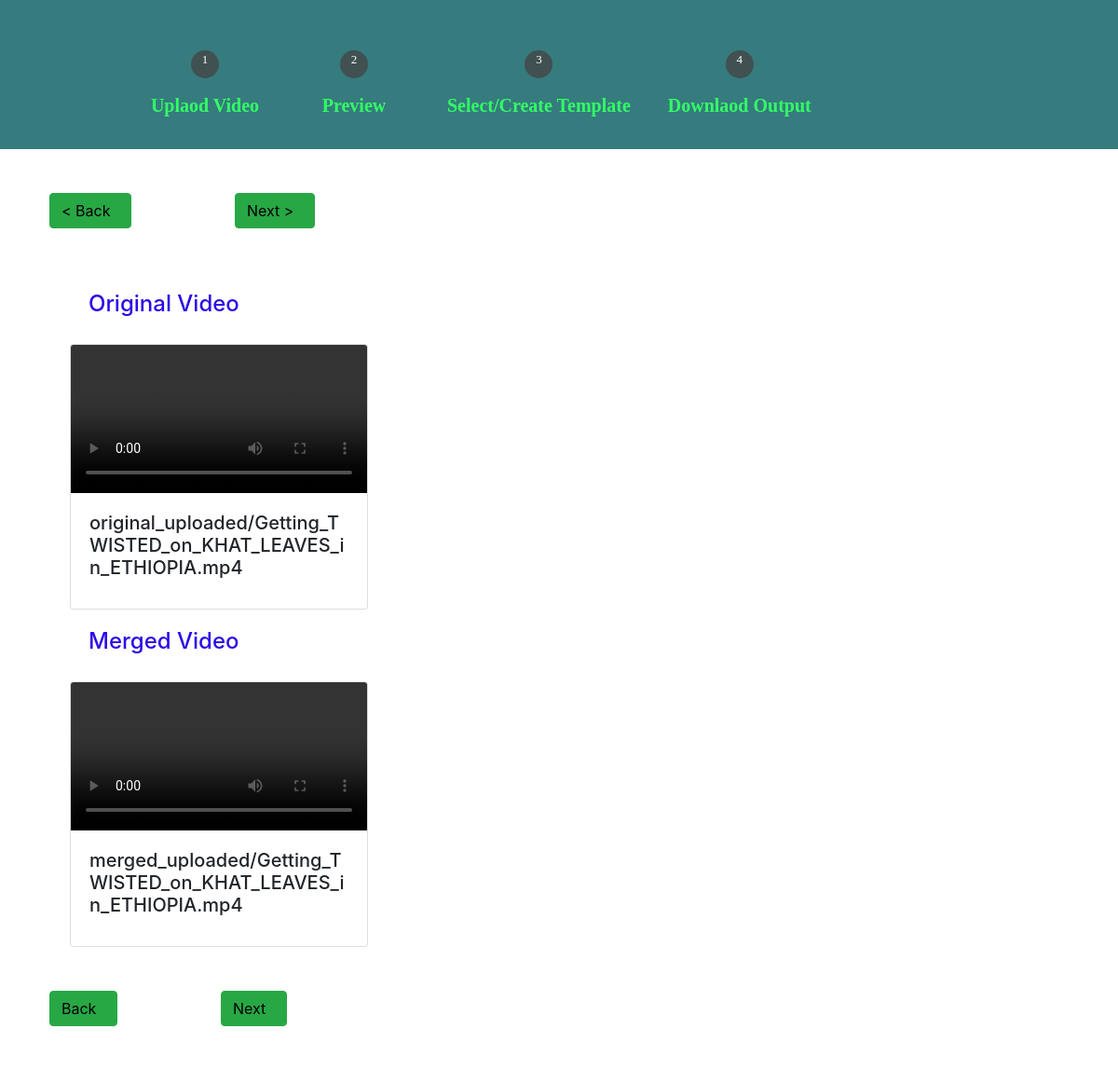
The app's page /preview, older data.
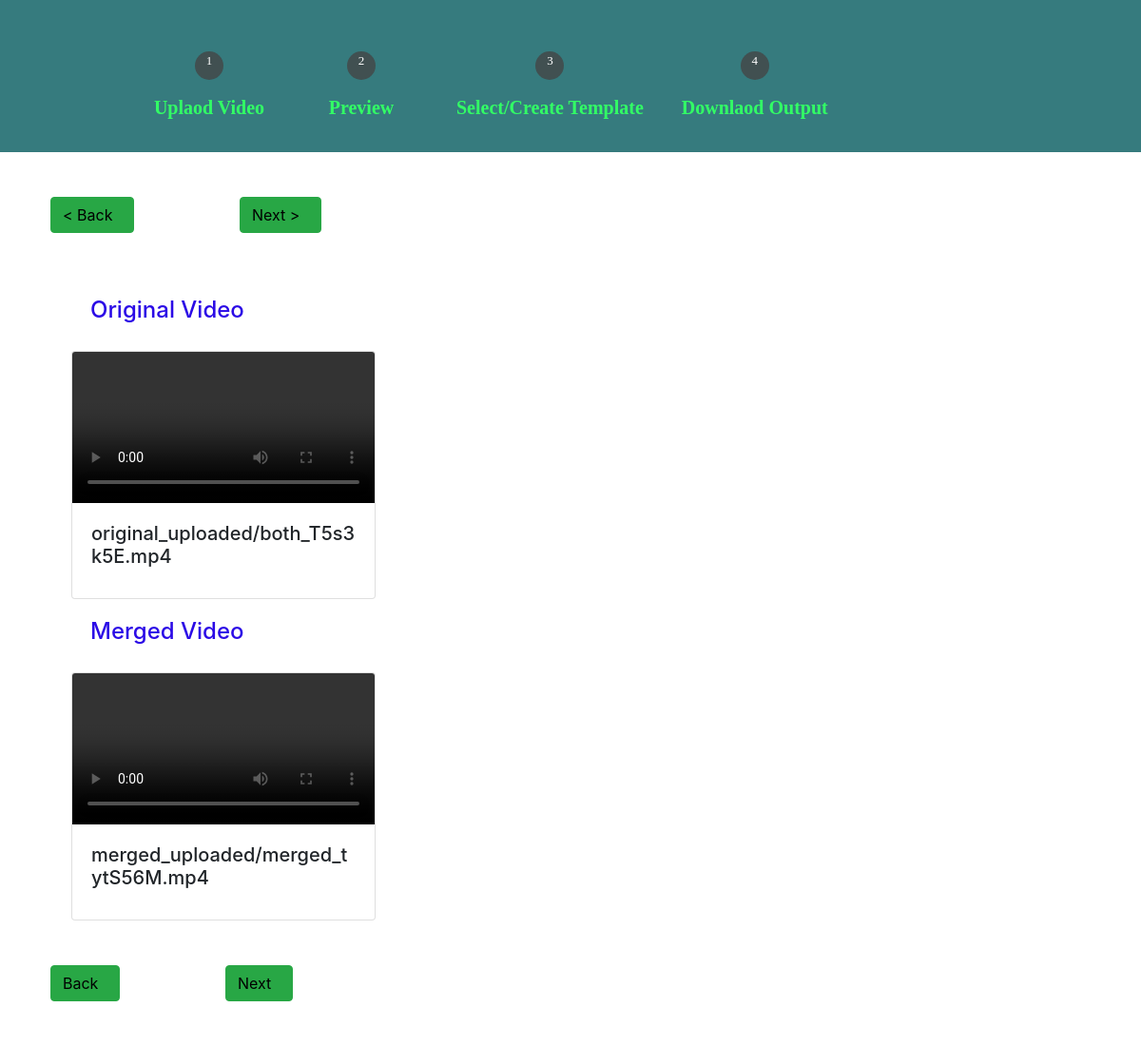
The same page, newer data.
### merger_tools/models.py (models this page shows)
class O_Video(models.Model):
    original_video = models.FileField(upload_to='original_uploaded',null=True,
        validators=[FileExtensionValidator(allowed_extensions=['MOV','avi','mp4','webm','mkv'])])

class M_Video(models.Model):
    merged_video = models.FileField(upload_to='merged_uploaded',null=True,
        validators=[FileExtensionValidator(allowed_extensions=['MOV','avi','mp4','webm','mkv'])])
    date_uploaded = models.DateTimeField(auto_now_add=True, null=True)

### merger_tools/views.py (the view)
# urls.py: path('preview', views.preview, name='preview'),
def preview(request):
    o_video = O_Video.objects.all()
    m_video = M_Video.objects.all()
    context={'o_video':o_video, 'm_video':m_video}
    return render(request, 'merger_tools/preview.html', context)

### merger_tools/templates/merger_tools/preview.html (shortened to what this page needs)
{% include 'merger_tools/bar.html' %}
{% load static %}
    <div class="sec">
      <div class="btn">
        <button class="btn btn-success"><a href="{% url 'video_merger_tools' %}"> < Back</a></button>
      </div>
      <div class="btn">
        <button class="btn btn-success"><a href="{% url 'templates' %}">Next ></a></button>
      </div>
        <div class="container">
          <h4>Original Video</h4>
          <div class="row align-items-center">
            {% for v in o_video %}
              <form action="" method="POST">
                <div class="col-6">
                  <div class="card">
                    <video src="{{v.original_video.url}}" style="display: block;" class="card-img-top" controls></video>
                    <div class="card-body">
                      <h5 class="card-title">{{v.original_video}}</h5>
                    </div>
                  </div>
                </div>
              </form>
            {% endfor %}
          </div>
        </div>
        <div class="container ">
          <h4>Merged Video</h4>
          <div class="row align-items-center">
            {% for v in m_video %}
              <form action="" method="POST">
                <div class="col-6">
                  <div class="card">
                    <video src="{{v.merged_video.url}}" style="display: block;" class="card-img-top" controls></video>
                    <div class="card-body">
                      <h5 class="card-title">{{v.merged_video}}</h5>
                    </div>
                  </div>
                </div>
              </form>
            {% endfor %}
          </div>
        </div>
    </div>
    <div class="btn">
      <button class="btn btn-success"><a href="{% url 'preview' %}">Back</a></button>
    </div>
    <div class="btn">
      <button class="btn btn-success"><a href="{% url 'templates' %}">Next</a></button>
    </div>
</body>
</html>

Row changes from the older to the newer data that the page shows:
removed O_Video: original_video "original_uploaded/Getting_TWISTED_on_KHAT_LEAVES_in_ETHIOPIA.mp4"
removed M_Video: merged_video "merged_uploaded/Getting_TWISTED_on_KHAT_LEAVES_in_ETHIOPIA.mp4"
added O_Video: original_video "original_uploaded/both_T5s3k5E.mp4"
added M_Video: merged_video "merged_uploaded/merged_tytS56M.mp4"
